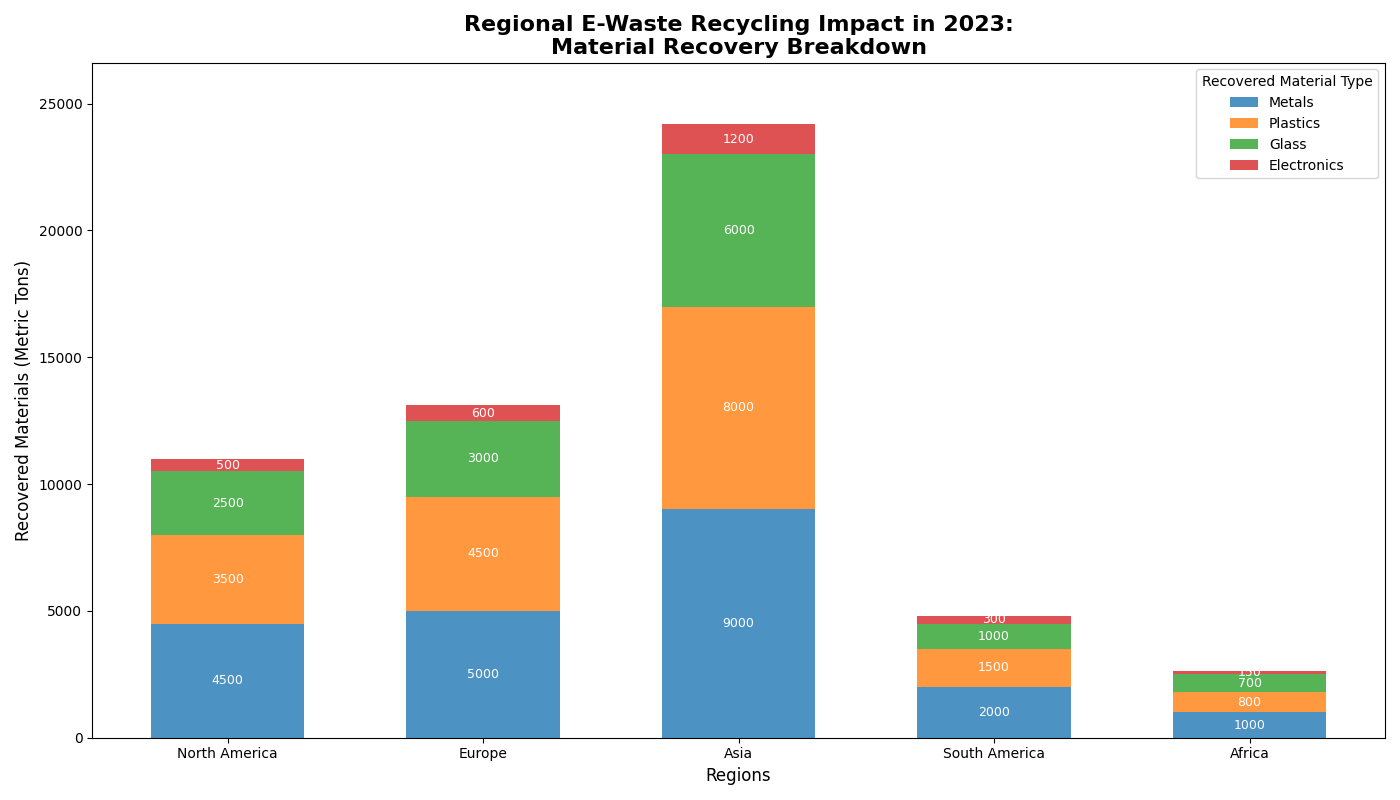

Reproduce this figure in Python.
import matplotlib.pyplot as plt
import numpy as np

# Backstory: Tracking environmental impact of e-waste recycling programs in different regions. 
# This chart will compare amounts of materials recovered through e-waste recycling.

# Regions
regions = ['North America', 'Europe', 'Asia', 'South America', 'Africa']

# E-waste material recovery data (in metric tons)
# Format: [Metals, Plastics, Glass, Electronics]
na_recovery = [4500, 3500, 2500, 500]
eu_recovery = [5000, 4500, 3000, 600]
asia_recovery = [9000, 8000, 6000, 1200]
sa_recovery = [2000, 1500, 1000, 300]
africa_recovery = [1000, 800, 700, 150]

# Compile all data into a list for ease of plotting
data = np.array([na_recovery, eu_recovery, asia_recovery, sa_recovery, africa_recovery])

# Plotting a stacked bar chart
fig, ax = plt.subplots(figsize=(14, 8))

# Bar colors for each material type
colors = ['#1f77b4', '#ff7f0e', '#2ca02c', '#d62728']

# Create the bar positions and width
bar_positions = np.arange(len(regions))
bar_width = 0.6

# Initialize the bottom positions for stacks
bottoms = np.zeros(len(regions))

# Plot the stacked bars
for i in range(data.shape[1]):
    ax.bar(bar_positions, data[:, i], width=bar_width, label=['Metals', 'Plastics', 'Glass', 'Electronics'][i],
           color=colors[i], bottom=bottoms, alpha=0.8)
    bottoms += data[:, i]

# Add titles and labels
ax.set_title('Regional E-Waste Recycling Impact in 2023:\nMaterial Recovery Breakdown', fontsize=16, fontweight='bold')
ax.set_xlabel('Regions', fontsize=12)
ax.set_ylabel('Recovered Materials (Metric Tons)', fontsize=12)
ax.set_xticks(bar_positions)
ax.set_xticklabels(regions, fontsize=10)
ax.set_ylim(0, max(data.sum(axis=1)) * 1.1)

# Add legend
ax.legend(title='Recovered Material Type', fontsize=10)

# Add values above bars
for i, region_data in enumerate(data):
    cumulative = 0
    for j, amount in enumerate(region_data):
        ax.text(i, cumulative + amount / 2, f'{amount}', ha='center', va='center', fontsize=9, color='white')
        cumulative += amount

# Automatically adjust layout to prevent overlap
plt.tight_layout()

# Show the plot
plt.show()
